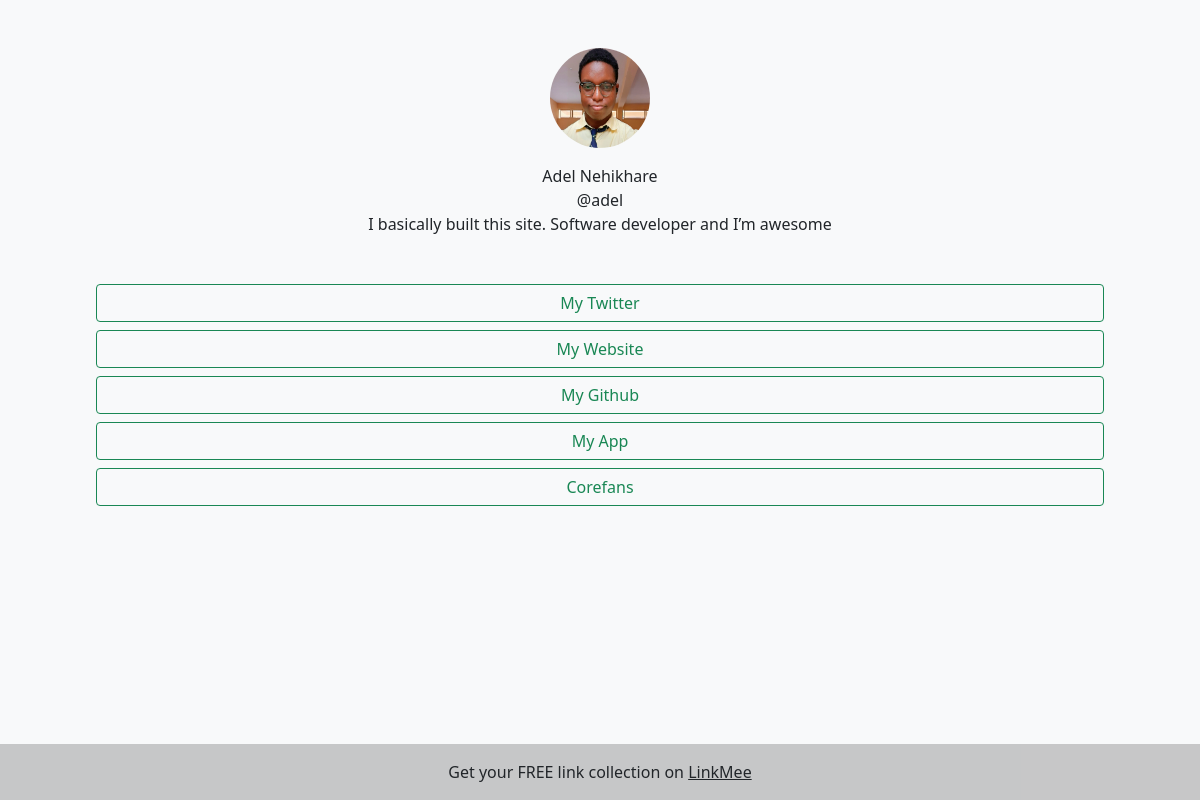
Screenshot of /adel (signed in) with the database file from the repository.
### mainapp/models.py (models this page shows, shortened)
class Page(models.Model):
    name = models.CharField(max_length=45)
    bio = models.CharField(max_length=255)
    image = models.FileField(upload_to='uploads/', null=True)
    views = models.IntegerField(default=0, blank=True)
    owner = models.OneToOneField(User, on_delete=models.CASCADE, related_name='page')

class Link(models.Model):
    title = models.CharField(max_length=45)
    url = models.CharField(max_length=75)
    count = models.IntegerField(default=0)
    page = models.ForeignKey(Page, on_delete=models.CASCADE, related_name='links')

### mainapp/views.py (the view)
# urls.py: path('<str:username>', views.viewpage, name='viewpage'),
def viewpage(request, username):
    user = User.objects.get(username=username)
    page = Page.objects.get(owner=user)
    links = Link.objects.filter(page=page)
    context = {'title' : f'{page.name} Links',
                'page' : page,
                'links' : links}
    return render(request, 'viewpage.html', context)

### mainapp/templates/viewpage.html (shortened to what this page needs)
<!DOCTYPE html>
<html lang="en">
<head>
    <link href="https://cdn.jsdelivr.net/npm/bootstrap@5.1.3/dist/css/bootstrap.min.css" rel="stylesheet">
</head>
<body class="text-center p-5 bg-light">
    <div class="justify-content-center mb-5">
        {% if page.image %}
        <img class="mb-3 rounded-circle" src="{{page.image.url}}" width="100" height="100">
        {% else %}
        <img class="mb-3" src="https://www.pngplay.com/wp-content/uploads/12/User-Avatar-Profile-PNG-Pic-Clip-Art-Background.png" width="100" height="100">
        {% endif %}
        <p class="mx-md-5">{{ page.name }}<br>@{{ user.username }}<br>{{ page.bio }}</p>
    </div>
    <div class="justify-content-center px-md-5 mt-4">
        {% for link in links %}
        <a href="{{ link.url }}" class="btn btn-outline-success w-100 mb-2">{{link.title}}</a>
        {% empty %}
        <h3>{{ page.name }} has no links</h3>
        {% endfor %}
    </div>
    <footer class="bg-light text-center text-lg-start">
        <div class="text-center p-3 fixed-bottom" style="background-color: rgba(0, 0, 0, 0.2);">
          Get your FREE link collection on
          <a class="text-dark" href="#">LinkMee</a>
        </div>
      </footer>
</body>
</html>

### rows the page displays
Page: image (picture), name "Adel Nehikhare", bio "I basically built this site. Software developer and I’m awesome"
Link: title "My Twitter"
Link: title "My Website"
Link: title "My Github"
Link: title "My App"
Link: title "Corefans"

### other values shown
{{ user.username }} "adel"
